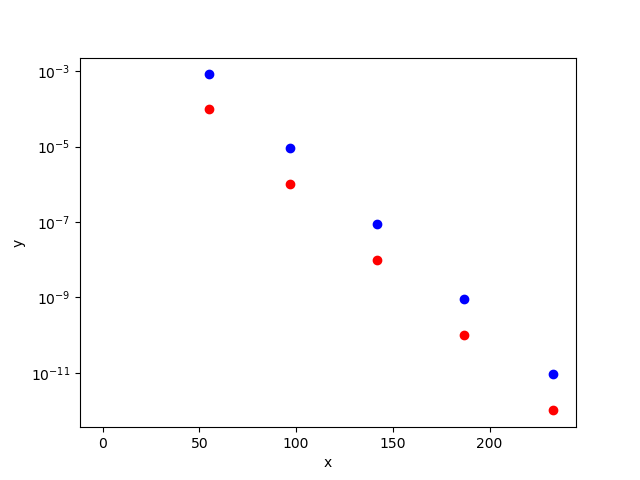

Python code for this plot:
import numpy as np
import matplotlib.pyplot as plt

with open('read.txt', 'r') as infile: #extracting the data from the text-file
    epsilon = np.zeros(5) #empty array with size five (epsilon values)
    exact = np.zeros(5) #empty array with size five (exact error)
    n = np.zeros(5) #empty array with size five (terms)
    for line in infile:
        words = line.split() #splitting into a list
        #if-statement so we only extract the correct values and not the other irrelevant ones
        #The stamenet will only work when a line in the text-document starts with the letter e
        if line[0] == "e":
            epsilon = eval(words[1]) #evaluating the epsilon values if they are string
            exact = eval(words[4]) #evaluating the exact_error values if they are string
            n = eval(words[6]) #evaluating the terms if they are string

        plt.semilogy(n, epsilon, 'ro') #plotting the epsilon-values as red dots with a logarithmic y-axis
        plt.semilogy(n, exact, 'bo') #plotting the exact_error-values as blue dots with a logarithmic y-axis
plt.xlabel("x")
plt.ylabel("y")
plt.savefig("read_error.png")
plt.show()

"""
Output: python3 read_error.py
The output is shown in the png picture read_error.png
"""
